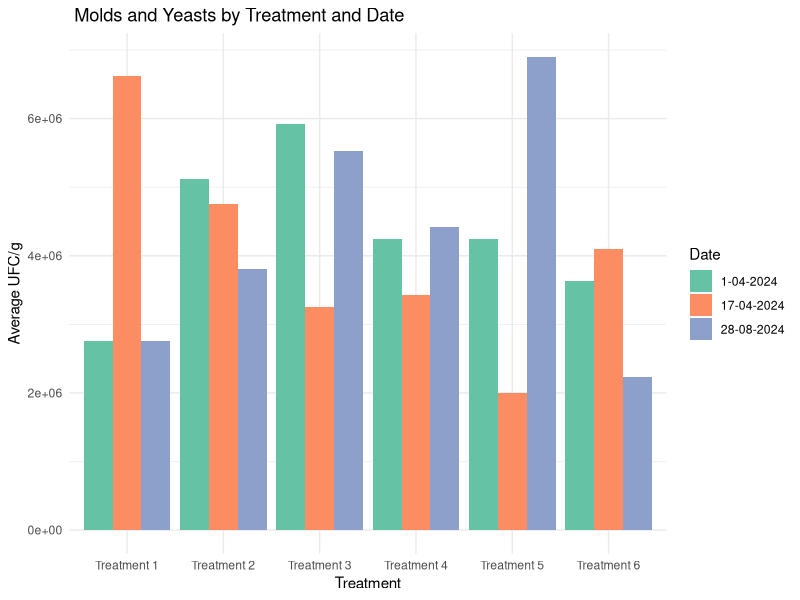

Write the R code that produced this figure.
# Load required libraries
library(ggplot2)
library(dplyr)
library(scales)

# Data for 1-04-2024
data_1_04_2024 <- data.frame(
  Treatment = c('Treatment 1', 'Treatment 2', 'Treatment 3', 'Treatment 4', 'Treatment 5', 'Treatment 6'),
  R1 = c(1e6, 3.5e6, 14.5e6, 7.5e6, 10e6, 1e6),
  R2 = c(2e6, 9.5e6, 2.5e6, 5e6, 2.5e6, 5e6),
  R3 = c(5e6, 2e6, 3.5e6, 2.5e6, 2e6, 5e6),
  R4 = c(3e6, 5.5e6, 3.2e6, 2e6, 2.5e6, 3.5e6)
)

# Calculate averages for 1-04-2024
data_1_04_2024_avg <- data_1_04_2024 %>%
  mutate(Average = rowMeans(select(., -Treatment)))

# Data for 17-04-2024
data_17_04_2024 <- data.frame(
  Treatment = c('Treatment 1', 'Treatment 2', 'Treatment 3', 'Treatment 4', 'Treatment 5', 'Treatment 6'),
  R1 = c(1e6, 2e6, 5e6, 3e6, 1e6, 10.5e6),
  R2 = c(3.5e6, 9.5e6, 2e6, 5.5e6, 4e6, 9e5),
  R3 = c(14.5e6, 2.5e6, 3.5e6, 3.2e6, 1.5e6, 2.0e6),
  R4 = c(7.5e6, 5e6, 2.5e6, 2e6, 1.5e6, 3e6)
)

# Calculate averages for 17-04-2024
data_17_04_2024_avg <- data_17_04_2024 %>%
  mutate(Average = rowMeans(select(., -Treatment)))

# Data for 28-08-2024
data_28_08_2024 <- data.frame(
  Treatment = rep(c('Treatment 1', 'Treatment 2', 'Treatment 3', 'Treatment 4', 'Treatment 5', 'Treatment 6'), each = 4),
  Replicate = rep(1:4, times = 6),
  UFC_g = c(
    2e6, 2.5e6, 3e6, 3.5e6,         # Treatment 1
    3.5e6, 4e6, 3.8e6, 3.9e6,       # Treatment 2
    5.2e6, 5.5e6, 5.8e6, 5.6e6,     # Treatment 3
    4.1e6, 4.3e6, 4.6e6, 4.7e6,     # Treatment 4
    6.2e6, 6.8e6, 7.1e6, 7.5e6,     # Treatment 5
    1.8e6, 2.1e6, 2.4e6, 2.6e6      # Treatment 6
  )
)

# Calculate averages for 28-08-2024
data_28_08_2024_avg <- data_28_08_2024 %>%
  group_by(Treatment) %>%
  summarise(Average = mean(UFC_g))

# Combine all data into one data frame for plotting
all_data <- data.frame(
  Treatment = rep(c('Treatment 1', 'Treatment 2', 'Treatment 3', 'Treatment 4', 'Treatment 5', 'Treatment 6'), times = 3),
  Date = rep(c('1-04-2024', '17-04-2024', '28-08-2024'), each = 6),
  Average = c(data_1_04_2024_avg$Average, data_17_04_2024_avg$Average, data_28_08_2024_avg$Average)
)

# Plot the data with ggplot2
ggplot(all_data, aes(x = Treatment, y = Average, fill = Date)) +
  geom_bar(stat = "identity", position = position_dodge()) +
  labs(title = " Molds and Yeasts by Treatment and Date",
       x = "Treatment",
       y = "Average UFC/g",
       fill = "Date") +
  theme_minimal() +
  scale_fill_brewer(palette = "Set2") +
  scale_y_continuous(labels = scales::label_scientific())
